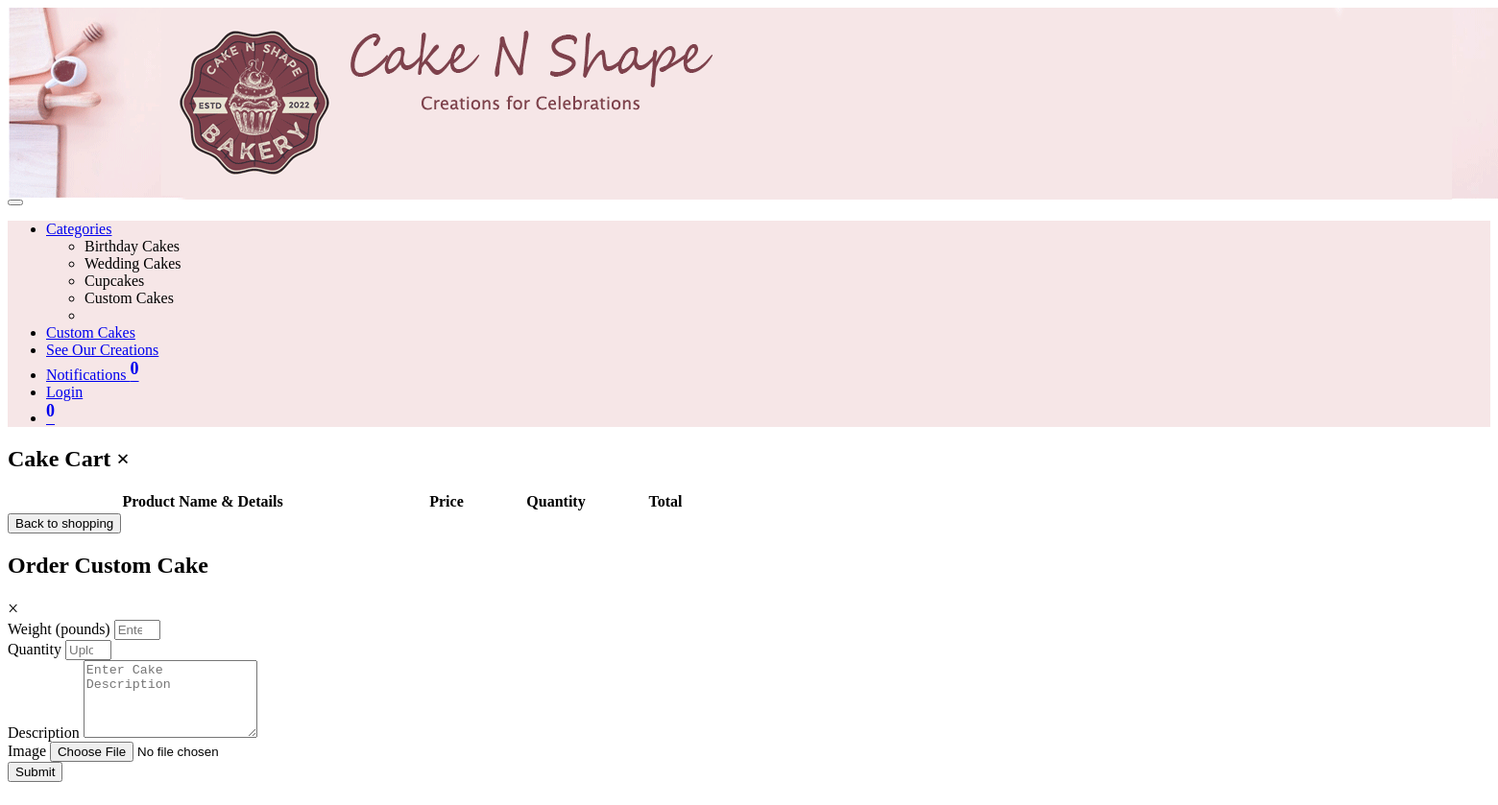
/Modules/users/header.php, run on an earlier commit of the app's database.
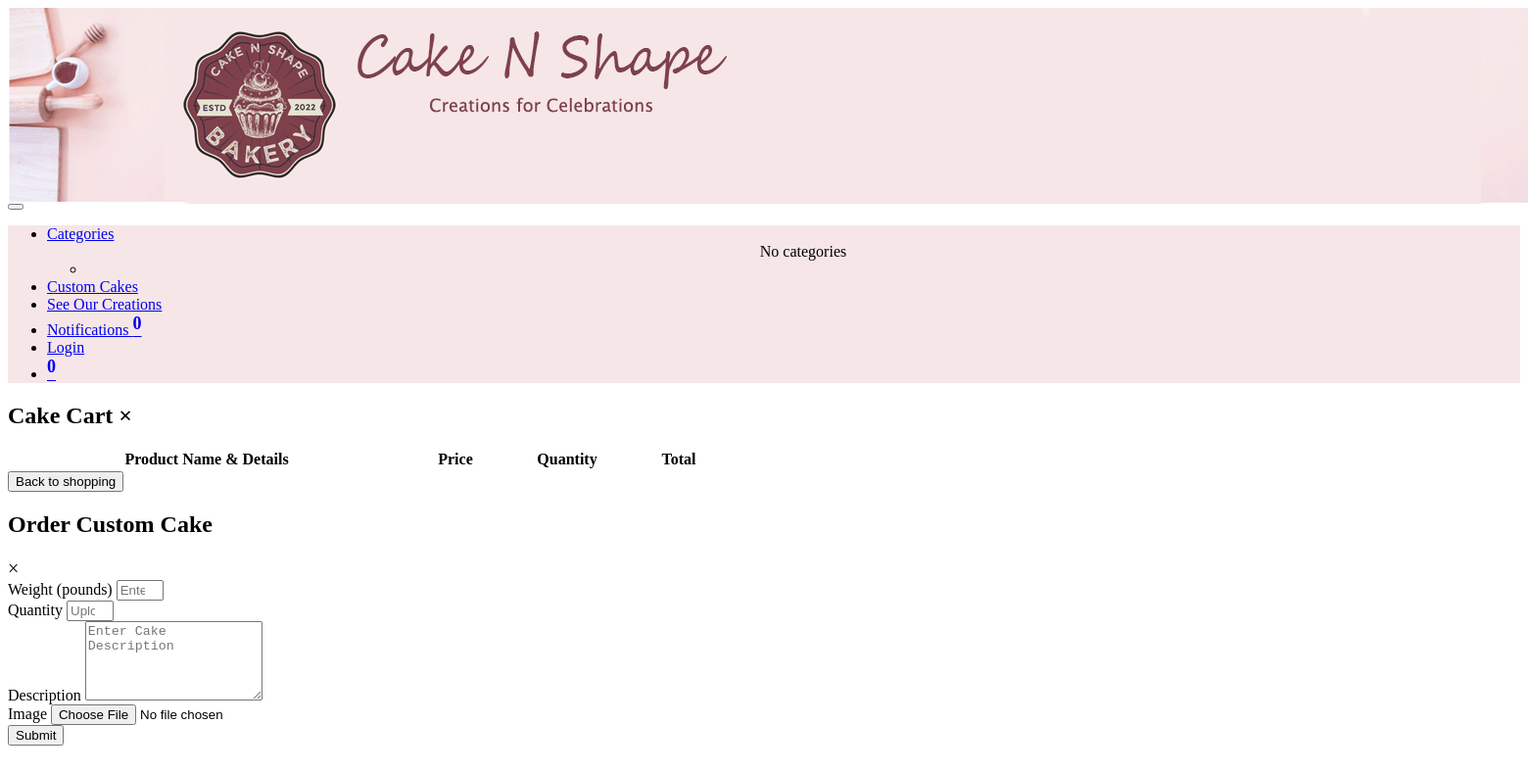
And on a later commit of the database.
### tables this page shows
CREATE TABLE
    Categories (
        `CategoryID` VARCHAR(30) PRIMARY KEY NOT NULL,
        `CategoryName` VARCHAR(50) NOT NULL,
        `Image` VARCHAR(200) NOT NULL
    );

### lib/DataSource.php (called while the page is built, shortened)
<?php
class DataSource
{
    private $conn;
    function __construct()
    {
        $this->conn = $this->getConnection();
    }
    public function getConnection()
    {
        $conn = new \mysqli(self::HOST, self::USERNAME, self::PASSWORD, self::DATABASENAME);
        $conn->set_charset("utf8");
        return $conn;
    }
    public function select($query, $paramType = "", $paramArray = array())
    {
        $stmt = $this->conn->prepare($query);
        $stmt->execute();
        $result = $stmt->get_result();
        if ($result->num_rows > 0) {
            while ($row = $result->fetch_assoc()) {
                $resultset[] = $row;
            }
        }
        if (! empty($resultset)) {
            return $resultset;
        }
    }
}

### Modules/users/header.php (the view, shortened to what this page needs)
<?php
$loggedInUserID = null;
require_once __DIR__ . '../../../lib/DataSource.php';
$con = new DataSource;
$queryForCat = 'SELECT * FROM categories ';
$categories = $con->select($queryForCat);
$queryForCart = 'SELECT * FROM cart    where userID=? ';
$queryParam = 's';
$queryValue = array($loggedInUserID);
$query = "SELECT * FROM user_notifications WHERE userID = ?";
$paramType = "i";
$paramValue = array($loggedInUserID);
$notifications = $con->select($query, $paramType, $paramValue);
if (!empty($notifications)) {
  $notCount = count($notifications);
} else {
  $notCount = 0;
}
$cartItems = $con->select($queryForCart, $queryParam, $queryValue);
if (!empty($cartItems)) {
  $cartCount = count($cartItems);
} else {
  $cartCount = 0;
}
?>
<header>
  <div class="header-bg">
    <img src="Modules/users/images/headerBg.png" alt="">
  </div>
  <nav style='z-index:1000;' class="navbar navbar-expand-lg navbar-light  py-2 px-4">
    <button class="navbar-toggler" type="button" data-toggle="collapse" data-target="#navbarNav"
      aria-controls="navbarNav" aria-expanded="false" aria-label="Toggle navigation">
    </button>
    <div class="collapse navbar-collapse" id="navbarNav">
      <ul class="navbar-nav ml-auto" style="background-color:#F6E6E7; z-index:1000;">
        <li class="nav-items dropdown" onclick='toggleCat()'>
          <a class="" href="#">
            Categories</a>
          <ul class="dropdown-menu d-none"">
          <?php
          if (!empty($categories)) {
            foreach ($categories as $cat) {
              ?>
              <li>
                <?php echo $cat['CategoryName'] ?>
              </li>
          <?php
            }
          } else {
            echo "<center class='text-center'>No categories</center>";
          }
          ?>
       <li class=" cat-overlay" onclick='closeCart()'>
        </li>
      </ul>
      </li>
      <?php if ($isLogin) { ?>
        <li class="nav-item">
          <a class="nav-link" href="#" onclick='openPopup()'>
            <i class="bx bx-cake"></i> Custom Cakes
          </a>
        </li>
      <?php } else { ?>
        <li class="nav-item">
          <a class="nav-link" href="login.php">
            <i class="bx bx-cake"></i> Custom Cakes
          </a>
        </li>
      <?php } ?>
      <li class="nav-item">
        <a class="nav-link" href="Modules/users/ourCreations.php">
          <i class="bx bx-party"></i> See Our Creations
        </a>
      </li>
      <?php if ($isLogin) { ?>
        <li class="nav-item">
          <a class="nav-link" href="Modules/users/notifications.php">
            <i class="bx bx-chat px-1"></i> Notifications
            <sup class="text-danger">
              <strong style="font-size: large;">
                <?php echo $notCount ?>
              </strong>
            </sup>
          </a>
        </li>
      <?php } else { ?>
        <li class="nav-item">
          <a class="nav-link" href="login.php">
            <i class="fas fa-bell px-1"></i> Notifications
            <sup class="text-danger">
              <strong style="font-size: large;">
                <?php echo $notCount ?>
              </strong>
            </sup>
          </a>
        </li>
      <?php } ?>
      <?php if ($isLogin) { ?>
        <li class="nav-item">
          <a class="nav-link" href="logout.php">
            <i class="bx bx-log-out"></i>
            <?php echo $username ?>
          </a>
        </li>
      <?php } else { ?>
        <li class="nav-item">
          <a class="nav-link" href="login.php">
            <i class="bx bx-log-in"></i> Login
          </a>
        </li>
      <?php } ?>
      <li class="nav-item" id='cart-icon'>
        <a class="nav-link" href="#">
          <sup class="text-danger">
            <strong style="font-size: large;">
              <?php echo $cartCount ?>
            </strong>
          </sup>
        </a>
      </li>
      </ul>
    </div>
  </nav>
  <div id="cart-container" class="clearfix p-0">
    <div class="card">
      <div class="card-header">
        <h2 class="d-flex">Cake Cart
          <span class="dismiss-btn" onclick="closeCart()">&times;</span>
        </h2>
      </div>
      <div class="card-body">
        <div class="table-responsive">
          <table class="table table-bordered m-0">
            <thead>
              <tr>
                <th class="text-center py-3" style="min-width: 400px;">Product Name &amp; Details</th>
                <th class="text-right py-3" style="width: 100px;">Price</th>
                <th class="text-center py-3" style="width: 120px;">Quantity</th>
                <th class="text-right py-3" style="width: 100px;">Total</th>
                <th class="text-center align-middle py-3" style="width: 40px;">
                </th>
              </tr>
            </thead>
          </table>
        </div>
        <div class="float-right mt-3">
          <button type="button" class="btn btn-success mr-3 back-to-shopping-btn" onclick="closeCart()">
            Back to shopping
          </button>
        </div>
      </div>
    </div>
  </div>
  <div class="popup">
    <div class="popup-content">
      <div class="popup-header">
        <h2 style="font-family:'Lobster';"> Order Custom Cake </h2>
        <span class="close-btn" style="cursor:pointer; font-size:20px;" onclick="closePopup()">&times;</span>
      </div>
      <div class="popup-body" style="overflow-y:hidden">
        <div class="card-body">
          <form id="cakeInsertionForm" method="post" enctype="multipart/form-data">
            <div class="form-group">
              <label for="Weight"><i class="fas fa-weight"></i> Weight (pounds) </label>
              <input type="number" class="form-control" name="Weight" min="1" max="4"
                placeholder="Enter cake weight in pounds">
            </div>
            <div class="form-group">
              <label for="Quantity"><i class="fas fa-circle"></i> Quantity </label>
              <input type="number" min="1" max="3" class="form-control" name="Quantity" placeholder='Upload Cake Image'>
            </div>
            <div class="form-group">
              <label for="description"><i class="bx bx-message"></i> Description</label>
              <textarea class="form-control" name="Description" max="4" placeholder="Enter Cake Description" rows="5"
                pattern="^(?!^[0-9])(?!.*\d$)[A-Za-z]+$" required></textarea>
            </div>
            <div class="form-group">
              <label for="Image"><i class="fas fa-file"></i> Image </label>
              <input type="file" class="form-control" name="Image" placeholder='Upload Cake Image'>
            </div>
            <button type="submit" id="submit-btn" class="btn btn-danger closeModalBtn2 "> Submit</button>
          </form>
        </div>
      </div>
    </div>
  </div>
</header>

What changed in the data, as far as the page shows it:
removed categories: CategoryName "Birthday Cakes"
removed categories: CategoryName "Wedding Cakes"
removed categories: CategoryName "Cupcakes"
removed categories: CategoryName "Custom Cakes"
Also different on the page:
text now shown: "No categories"
